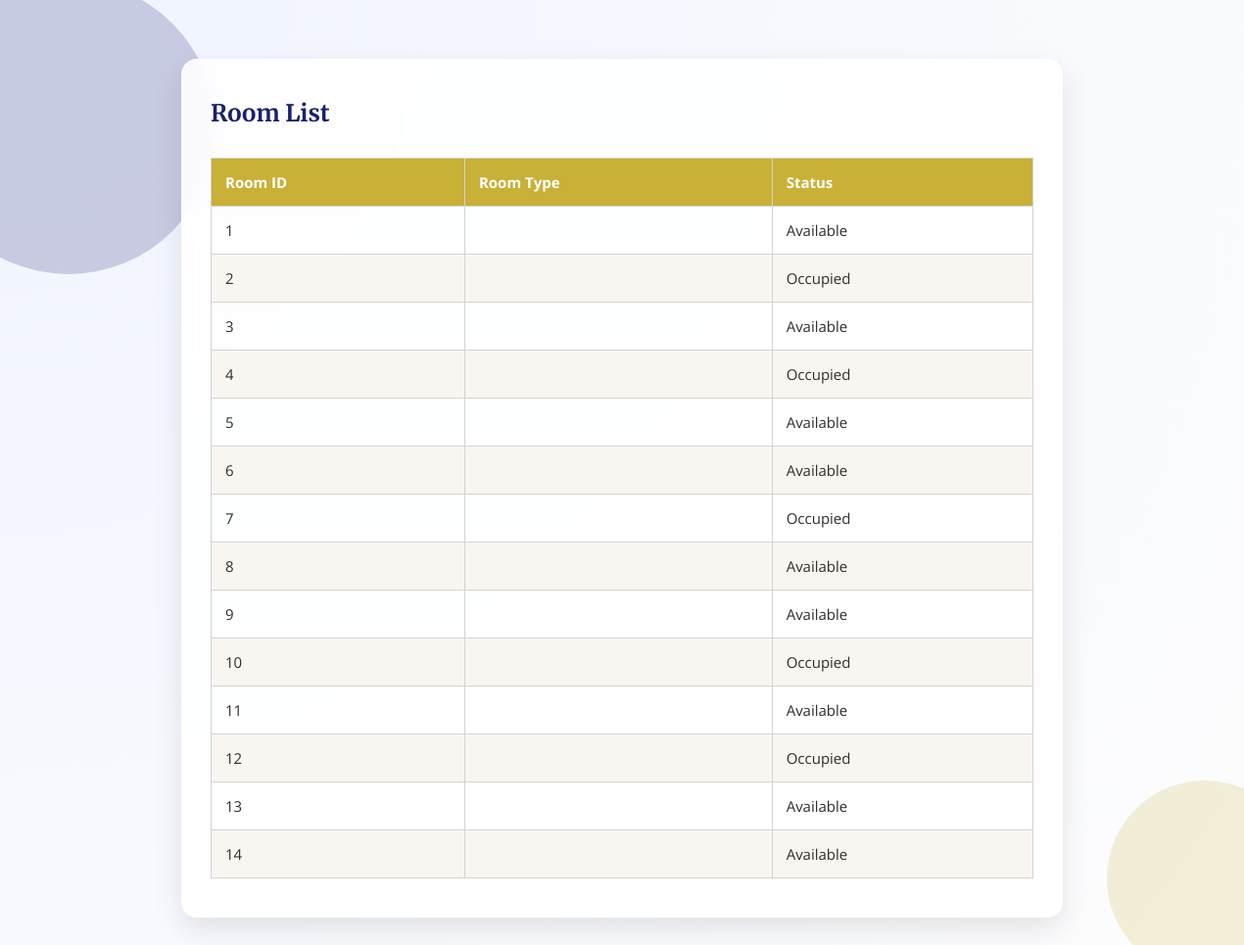
Screenshot of /.history/rooms/view_rooms_20250529195050.php with the database file from the repository.
### tables this page shows
CREATE TABLE `rooms` (
  `room_id` int(11) NOT NULL,
  `room_number` varchar(50) NOT NULL,
  `type` varchar(50) DEFAULT NULL,
  `status` varchar(50) DEFAULT 'Available'
);

### .history/rooms/view_rooms_20250529195050.php (the view, shortened to what this page needs)
<?php include '../includes/db.php'; ?>
<!DOCTYPE html>
<html>
<head>
  <link rel="stylesheet" href="../css/style.css">
</head>
<body>
<div class="container">
  <h2>Room List</h2>
  <table>
    <thead>
      <tr>
        <th>Room ID</th>
        <th>Room Type</th>
        <th>Status</th>
      </tr>
    </thead>
    <tbody>
      <?php
      $result = $conn->query("SELECT * FROM rooms");
      while ($row = $result->fetch_assoc()) {
        echo "<tr>
                <td>{$row['room_id']}</td>
                <td>{$row['room_type']}</td>
                <td>{$row['status']}</td>
              </tr>";
      }
      ?>
    </tbody>
  </table>
</div>
</body>
</html>

### css/style.css (style rules this page uses)
* { margin: 0; padding: 0; box-sizing: border-box; }
body { background: radial-gradient(circle at top left, #f0f4ff, #fdfdfd); font-family: 'Open Sans', sans-serif; color: #2E2E2E; min-height: 100vh; position: relative; overflow-x: hidden; }
body::before, body::after { content: ''; position: absolute; border-radius: 50%; opacity: 0.2; z-index: 0; pointer-events: none; animation: float 10s ease-in-out infinite; }
body::before { width: 300px; height: 300px; background: #1A1F71; top: -80px; left: -80px; }
body::after { width: 200px; height: 200px; background: #C9B037; bottom: -60px; right: -60px; }
h1, h2, h3 { font-family: 'Merriweather', serif; color: #1A1F71; z-index: 1; position: relative; }
.container { max-width: 900px; margin: 60px auto; padding: 40px 30px; background-color: rgba(255, 255, 255, 0.9); backdrop-filter: blur(10px); border-radius: 16px; box-shadow: 0 12px 30px rgba(0,0,0,0.1); position: relative; z-index: 1; }
table { width: 100%; border-collapse: collapse; margin-top: 30px; font-size: 15px; }
th, td { padding: 14px; border: 1px solid #D3D3D3; text-align: left; }
thead { background-color: #C9B037; color: white; }
tbody tr:nth-child(even) { background-color: #F9F6F1; }

### rows the page displays
rooms: room_id "1", status "Available"
rooms: room_id "2", status "Occupied"
rooms: room_id "3", status "Available"
rooms: room_id "4", status "Occupied"
rooms: room_id "5", status "Available"
rooms: room_id "6", status "Available"
rooms: room_id "7", status "Occupied"
rooms: room_id "8", status "Available"
rooms: room_id "9", status "Available"
rooms: room_id "10", status "Occupied"
rooms: room_id "11", status "Available"
rooms: room_id "12", status "Occupied"
rooms: room_id "13", status "Available"
rooms: room_id "14", status "Available"
